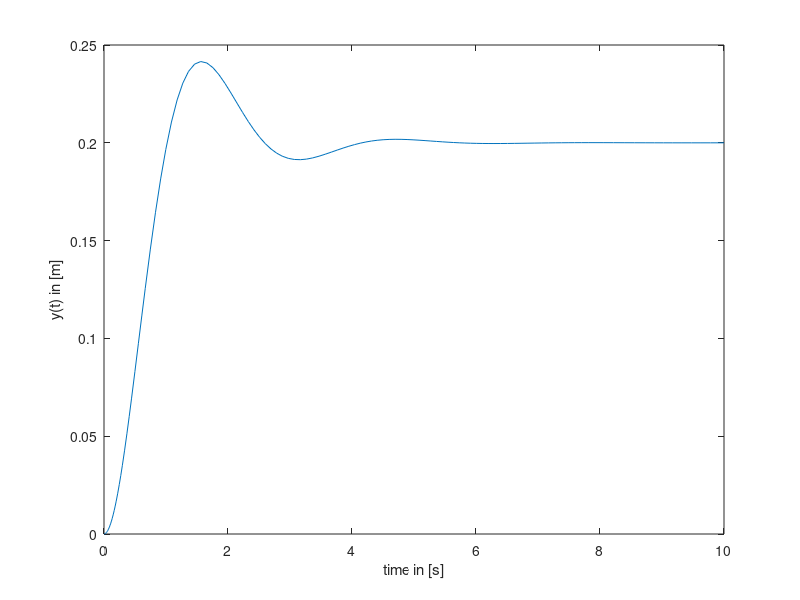

Write the MATLAB code that produced this figure.
%% RBE502 - Fall 2020 - Homework 1 - Part 1
% The following code provides the solution to Part (1) of the assignment.

%% Initializations
clc;        % Clear Command Window
clear;      % Delete all the Workspace variables
close all;  % Close all figure objects

%% System Parameters
m = 1;          % Mass of the block [kg]
b = 2;          % Damping coefficient [Ns/m]
k = 4;          % Spring stiffness [N/m]

%% Initial Condition
t0 = 0;         % Simulation start time
tf = 10;        % Simulation finish time

y0 = 0;         % y0 = y(t0)
v0 = 0;         % v0 = dy/dt(t0)

%% Reference (Desired) Input
r = 1;

%% System Dynamics
f = @(t, x)[ x(2); (r - x(1) - b*x(2) - k*x(1))/m];


%% Solving for The Solution
x0 = [y0; v0];
tspan = [t0, tf];

[t,x] = ode45(f, tspan, x0);

%% Display the results

plot(t,x(:,1));     % x = [x1, x2] => y = x(:,1) and dy/dt = x(:,2)
xlabel('time in [s]');
ylabel('y(t) in [m]');